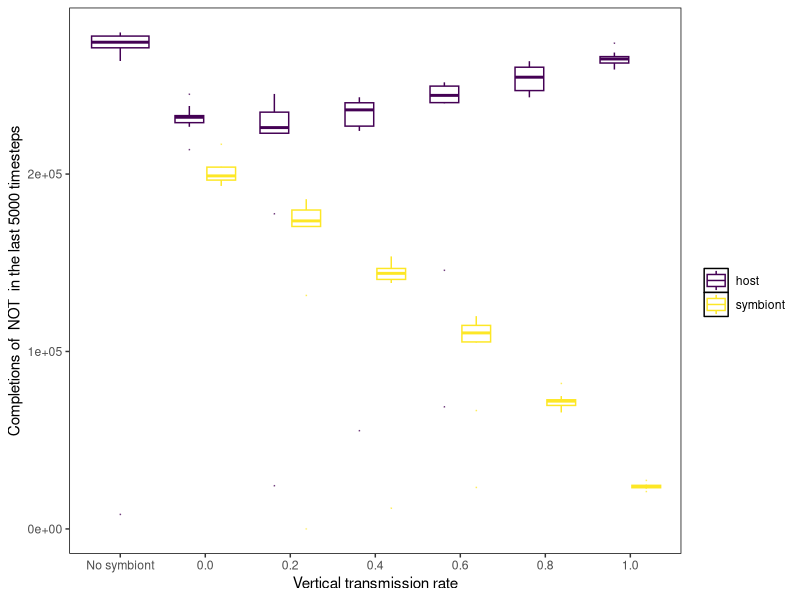
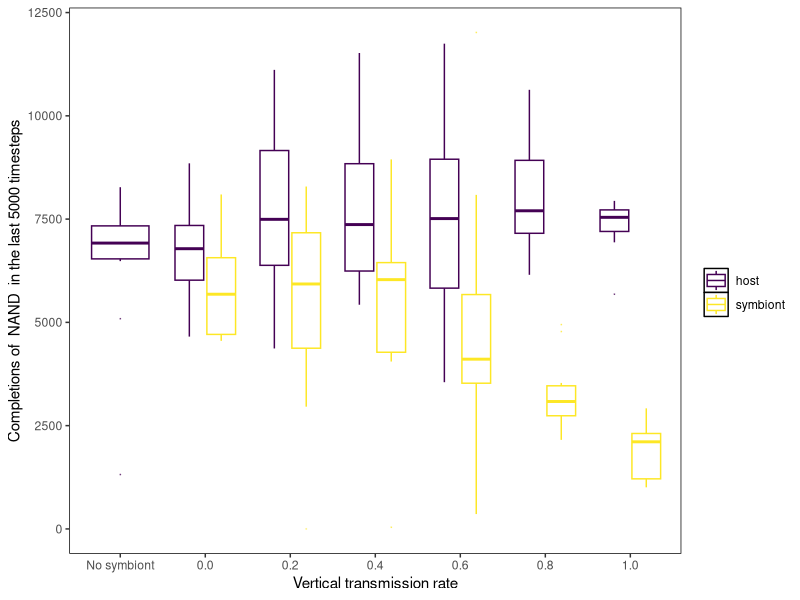
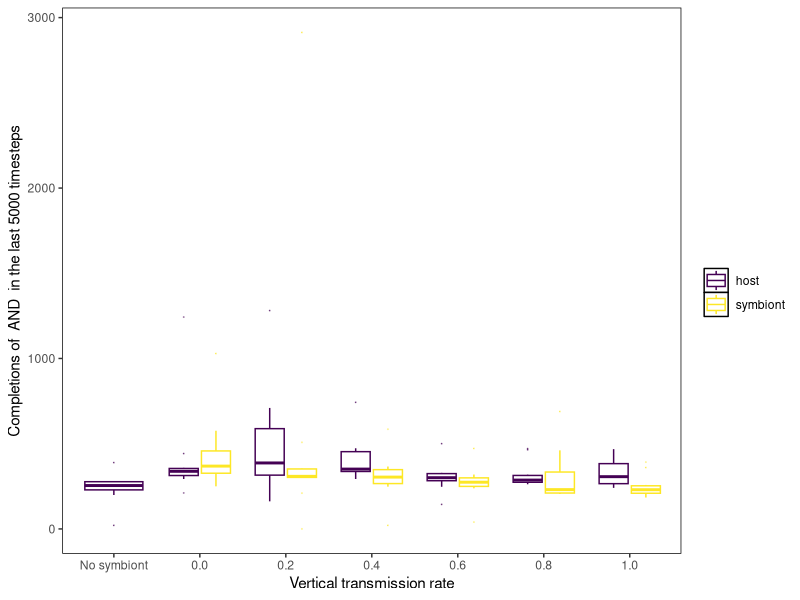
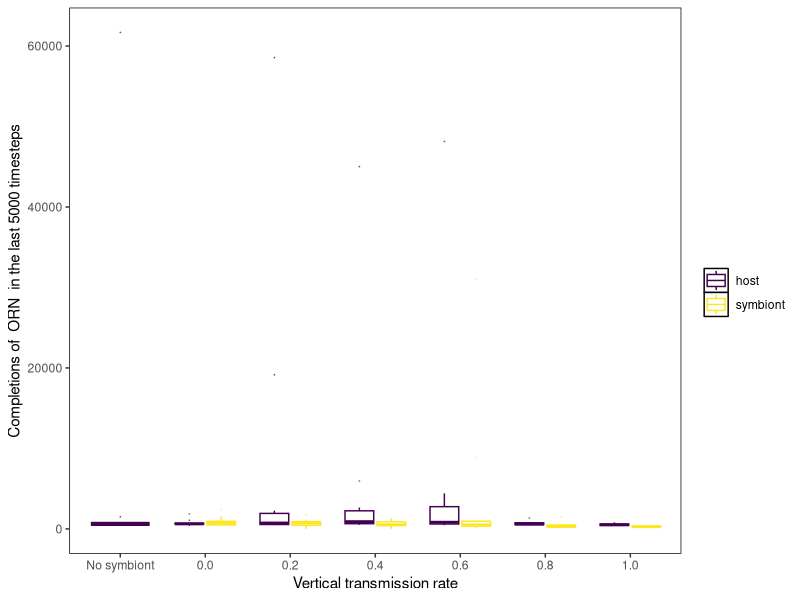
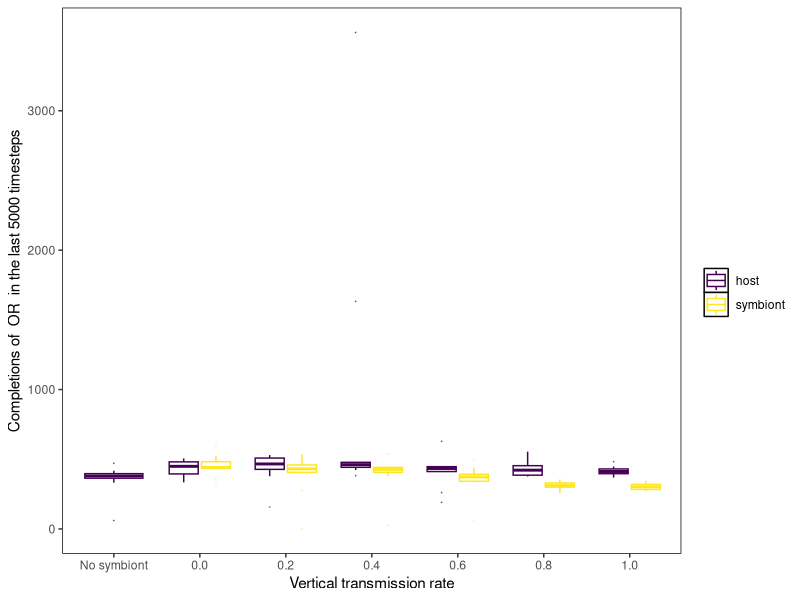
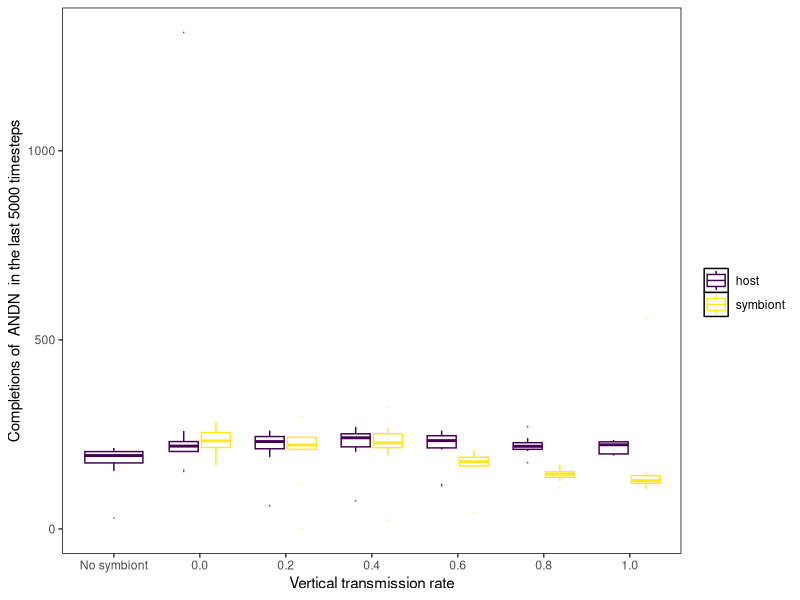
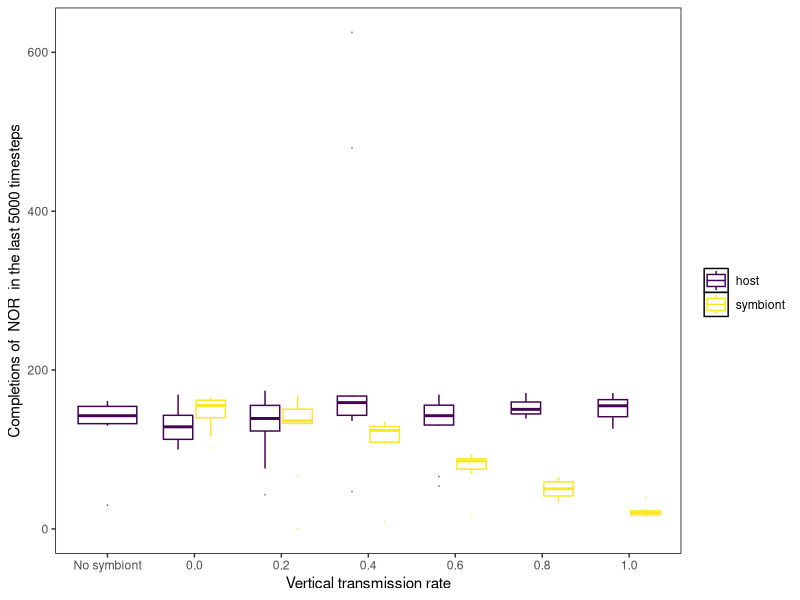
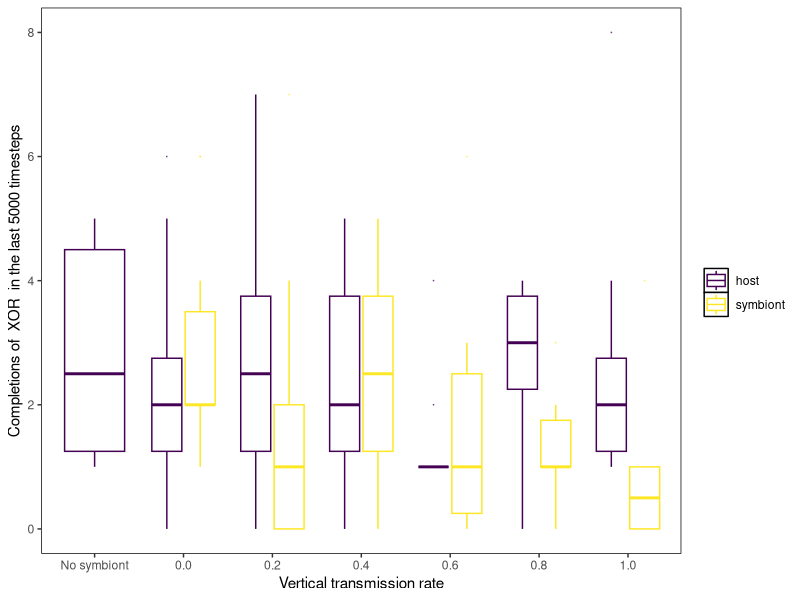

R code for these plots, in order:
require(ggplot2)
library(viridis)

#Set your working directory to the Analysis folder for your project

#Read in the data
initial_data <- read.csv("munged_tasks.csv", h=T)
final_update <- subset(initial_data, update == "50000")

plot <- function(name, task) {
    #Plot the host and symbiont interaction values by vertical transmission rate
    ggplot(data=final_update, aes(x=factor(as.character(vert), levels=unique(vert)), y={{ name }}, color=partner)) +
    	geom_boxplot(alpha=0.5, outlier.size=0, orientation="x") +
        ylab(paste("Completions of ", task, " in the last 5000 timesteps")) +
    	xlab("Vertical transmission rate") +
    	theme(panel.background = element_rect(fill='white', colour='black')) +
    	theme(panel.grid.major = element_blank(), panel.grid.minor = element_blank()) +
    	guides(fill="none") +
    	scale_color_manual(name="", values=viridis(2))
    	#ylim(0,400000) +
    	#facet_wrap(~inflow)
}

plot(task_NOT, "NOT")
plot(task_NAND, "NAND")
plot(task_AND, "AND")
plot(task_ORN, "ORN")
plot(task_OR, "OR")
plot(task_ANDN, "ANDN")
plot(task_NOR, "NOR")
plot(task_XOR, "XOR")
plot(task_EQU, "EQU")


ggplot(data=subset(final_update, partner == "symbiont"), aes(x=factor(as.character(vert), levels=unique(vert)))) +
	geom_boxplot(aes(y=earned, color="Earned"), alpha=0.5, outlier.size=0, orientation="x") +
	geom_boxplot(aes(y=donated, color="Donated"), alpha=0.5, outlier.size=0, orientation="x") +
    ylab("Total symbiont resources earned and donated") +
	xlab("Vertical transmission rate") +
	theme(panel.background = element_rect(fill='white', colour='black')) +
	theme(panel.grid.major = element_blank(), panel.grid.minor = element_blank()) +
	guides(fill="none") +
	scale_color_manual(name="", values=viridis(2))
	#ylim(0,400000) +
	#facet_wrap(~inflow)
